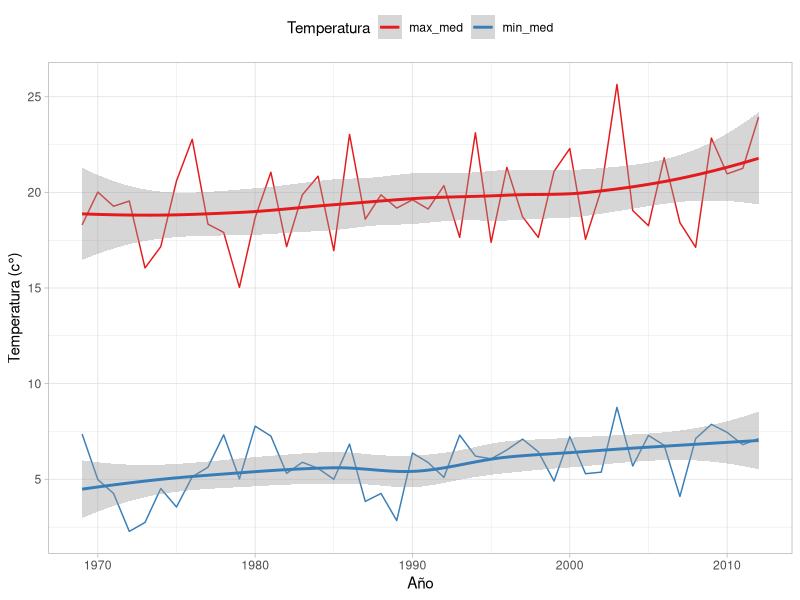
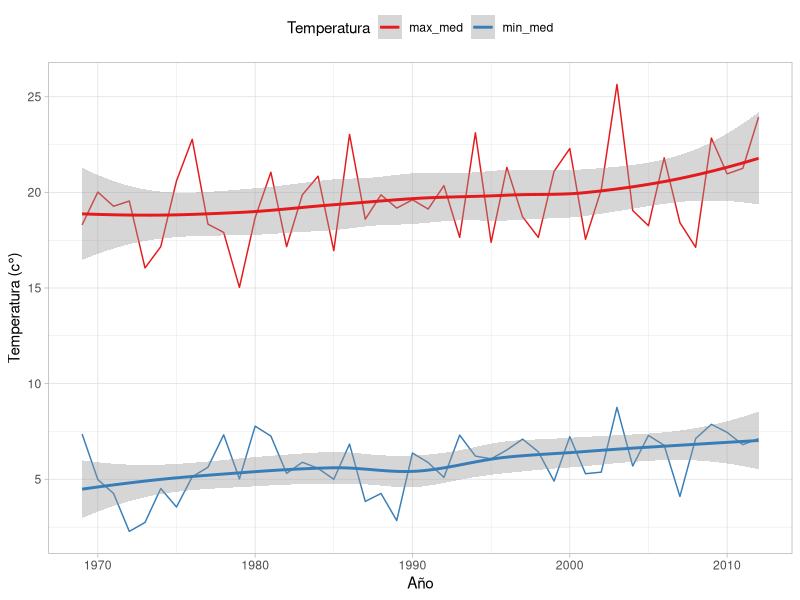

Generate these figures, in order, with R:
## ---- chunk 1
suppressPackageStartupMessages(library(tidyverse))
## ---- chunk 2

BC2001<-read.csv("ema_2001_AGUACALIENTE.csv")%>%
  rename(max=tmin,min=tmax)


df<-BC2001%>%
mutate(max=as.numeric(as.character(max)),min=as.numeric(as.character(min)) )

temp<-mutate(df,date=as.Date(FECHA, "%d/%m/%Y"))%>%
mutate(mes=as.integer(substr(FECHA,4,5)),año=substr(FECHA,7,10))

meses<-data.frame(Meses=c("Enero ",	"Febrero",	"Marzo",	"Abril",	"Mayo",	"Junio",	"Julio",	"Agosto",	"Septiembre",	"Octubre",	"Noviembre",	"Diciembre"),mes=seq(1, 12, by=1))


temp1<-left_join(meses,temp)


prom_yr<-temp%>%na.omit()%>%
  group_by(mes,año)%>%
  summarise(max_med=mean(max), min_med=mean(min))


promedio_arr<-arrange(prom_yr,año,mes)
glimpse(promedio_arr)


eneros<-filter(promedio_arr, mes==1)%>%
  mutate(año=as.numeric(año))%>%ungroup()%>%
  select(-mes)

## Organizamos   nuestra estructura de datos en formato tidy: variable por columna. Así necesitamos dos nuevas variables que serán los dos promeros argumetnos en la función gather: Una nueva variable categórica que llamaremos type, esta denota las dos categorias que tenemos en nuestos datos de temperatura max_med  y min_med. Y una segunda que llamaremos temp para denotar el valor nominal, (la medición numerica, el dato) de la temperatura.

# El tercer argumento solo es el rango de variables que vamos a reorganizar en las dos nuevas variables type  y temp. 


eneros_tidy<-eneros%>%
  gather(type,temp,max_med:min_med)
data("EuStockMarkets")
xx = EuStockMarkets[,1]
ti = 1:length(xx)
ggplot(eneros_tidy, aes(año, temp, col=type)) + 
geom_line()  +
geom_smooth()+
  theme_light()+
xlab("Año")+ylab("Temperatura (c°)")+
   scale_color_discrete(labels=c("Tmax", "Tmin"))+
  labs(colour="Temperatura")+ theme(legend.position="top")+
scale_colour_brewer(palette="Set1")

ggsave("C:/Users/LENOVO/Desktop/DESK/I/2019/CONVID/graphs/tmaxmin.tiff",width = 20, height = 14, units = "cm",dpi=300)
